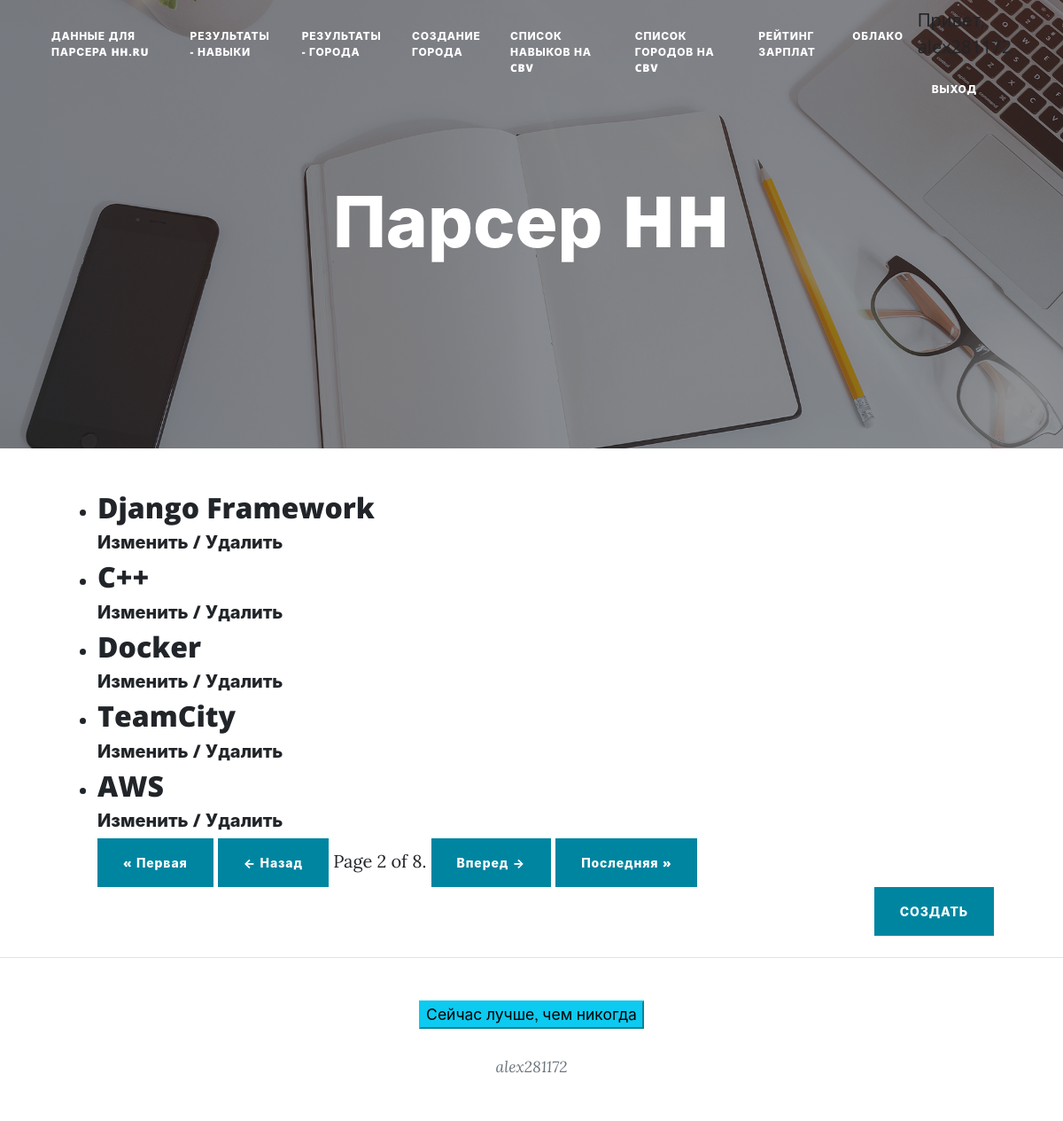
Before: /skill_list/?page=2 (signed in) with the older database file.
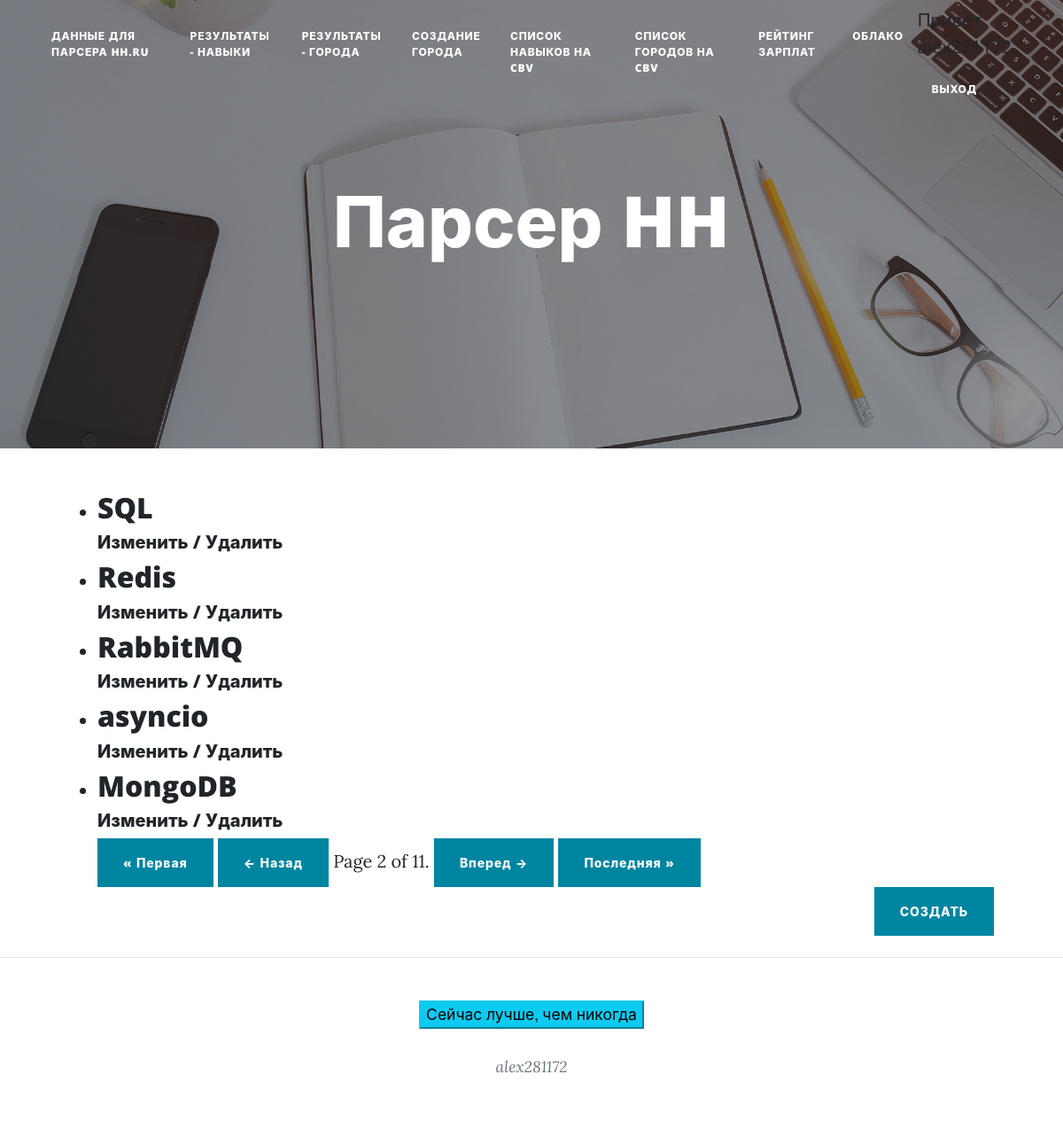
After: the same page with the newer database file.
### parserhhapp/models.py (models this page shows, shortened)
class Skills(models.Model):
    name = models.TextField(max_length=300, verbose_name = 'навык')
    percent = models.CharField(max_length=30, verbose_name = 'доля')
    count = models.CharField(max_length=30, null=True, verbose_name = 'количество')
    class Meta:
        verbose_name = 'skill'
        verbose_name_plural = 'skills'

### parserhhapp/views.py (the view)
# urls.py: path('skill_list/', views.SkillListView.as_view(), name='skill_list'),
class SkillListView(LoginRequiredMixin, ListView):
    model = Skills
    template_name = 'parserhhapp/skill_list.html'
    paginate_by = 5

### capapp/templatetags/str_extensions.py (called while the page is built)
def capitalize(inputstr):
    return inputstr.capitalize()

### parserhhapp/context_processors.py (called while the page is built)
def my_text(request):
    return {'my_text': 'Сейчас лучше, чем никогда'}

### parserhhapp/templates/parserhhapp/skill_list.html (shortened to what this page needs)
{% extends 'base.html' %}
{% block content %}
    <ul>
        {% for item in object_list %}
            <li>
                <a href="{% url 'parser:skill_list_detail' pk=item.pk %}">
                    <h2>
                        {{item.name}}
                    </h2>
                    <h5>
                    <a href="{% url 'parser:skill_list_update' pk=item.pk %}">
                            Изменить
                    </a>
                        /
                    <a href="{% url 'parser:skill_list_delete' pk=item.pk %}">
                            Удалить
                    </a>
                    </h5>
            </li>
        {% endfor %}
        <div class="pagination">
            <span class="step-links">
                {% if page_obj.has_previous %}
                    <a class="btn btn-primary float-right"
                            href="?page=1">&laquo; Первая</a>
                    <a class="btn btn-primary float-right"
                            href="?page={{ page_obj.previous_page_number }}">&larr; Назад</a>
                {% endif %}
                <span class="current">
                    Page {{ page_obj.number }} of {{ page_obj.paginator.num_pages }}.
                </span>
                {% if page_obj.has_next %}
                    <a class="btn btn-primary float-right"
                            href="?page={{ page_obj.next_page_number }}">Вперед &rarr;</a>
                    <a class="btn btn-primary float-right"
                            href="?page={{ page_obj.paginator.num_pages }}">Последняя &raquo;</a>
                {% endif %}
            </span>
        </div>
    <div class="d-flex justify-content-end mb-4"><a class="btn btn-primary text-uppercase" href="{% url 'parser:skill_list_create' %}">Создать</a></div>
    </ul>
{% endblock %}

Changed rows visible on the page:
removed Skills: name "Django Framework"
removed Skills: name "C++"
removed Skills: name "Docker"
removed Skills: name "TeamCity"
removed Skills: name "AWS"
added Skills: name "SQL"
added Skills: name "Redis"
added Skills: name "RabbitMQ"
added Skills: name "asyncio"
added Skills: name "MongoDB"
Other visible differences:
{{ page_obj.paginator.num_pages }}: "8" → "11"
